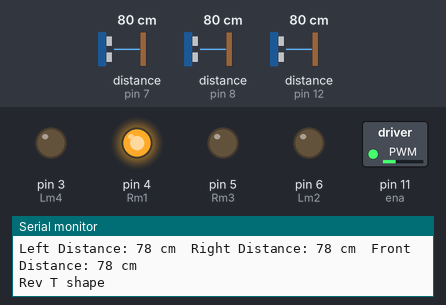
The sketch below on a simulated Arduino Uno, built with avr-gcc and run on an emulated ATmega328P. Shown: switched loads named in the sketch (green lamp = pin HIGH), output pins drawn as LEDs (lit = HIGH), the last lines printed to the serial monitor. Wiring (inferred from the names in the program): 3 × ultrasonic range finder: trigger pin 2, echo pin 7 / trigger pin 9, echo pin 8 / trigger pin 10, echo pin 12. Dashed ring = blinking. The test bench sets the inputs (shaded band); at power-on: distance to the obstacle (sensors on pin 8, pin 7, pin 12) 80 cm. The echo pulse lasts 58.3 µs per cm; pins used as bus, display or sensor lines are not drawn.

Above: at 1.3 s.
1.4 s: distance to the obstacle (sensor on pin 8) set to 2 cm
At 3.4 s:
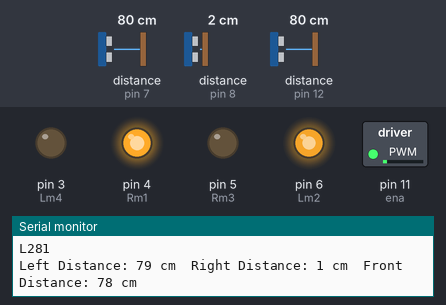
3.9 s: distance to the obstacle (sensor on pin 7) set to 13 cm
7.8 s: distance to the obstacle (sensor on pin 7) set to 10 cm
At 10.5 s:
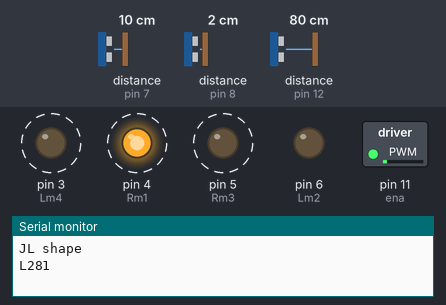
11.7 s: distance to the obstacle (sensor on pin 12) set to 43 cm
15.6 s: distance to the obstacle (sensor on pin 12) set to 34 cm
At 18.5 s:
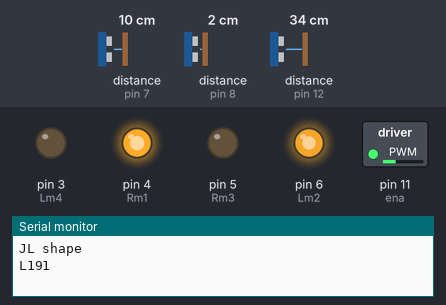
18.8 s: distance to the obstacle (sensor on pin 12) set to 18 cm
At 20.6 s:
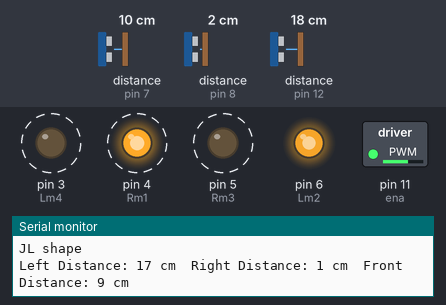
Timing chart, 0 to 23.7 s (numbered marks = the images above; inputs shaded):
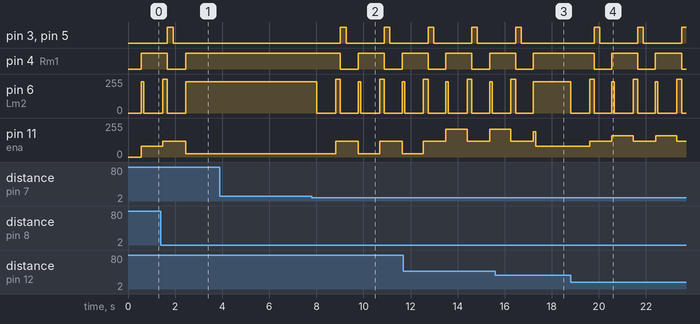

The sketch:

obstacleAvoidanceLeft.ino
```cpp
#define trigl 10
#define echol 12
#define trigr 9
#define echor 8
#define trigf 2
#define echof 7
#define Rm1 4
#define Rm3 5
#define Lm2 6
#define Lm4 3
#define ena 11

unsigned long nend, nstart;

void setup() {
  pinMode(trigl, OUTPUT);
  pinMode(echol, INPUT);
  pinMode(trigr, OUTPUT);
  pinMode(echor, INPUT);
  pinMode(trigf, OUTPUT);
  pinMode(echof, INPUT);
  pinMode(Rm1, OUTPUT);
  pinMode(Rm3, OUTPUT);
  pinMode(Lm2, OUTPUT);
  pinMode(Lm4, OUTPUT);
  pinMode(ena, OUTPUT);

  Serial.begin(9600);
}

int Lside() {
  digitalWrite(trigl, HIGH);
  delayMicroseconds(10);
  digitalWrite(trigl, LOW);
  int t = pulseIn(echol, HIGH);
  int d = t * 0.034 / 2;
  return d;
}

int Fside() {
  digitalWrite(trigf, HIGH);
  delayMicroseconds(10);
  digitalWrite(trigf, LOW);
  int t = pulseIn(echof, HIGH);
  int d = t * 0.034 / 2;
  return d;
}

int Rside() {
  digitalWrite(trigr, HIGH);
  delayMicroseconds(10);
  digitalWrite(trigr, LOW);
  int t = pulseIn(echor, HIGH);
  int d = t * 0.034 / 2;
  return d;
}

int checkShape() {
  int leftDist = Lside();
  int rightDist = Rside();
  int frontDist = Fside();

  Serial.print("Left Distance: ");
  Serial.print(leftDist);
  Serial.print(" cm\t");

  Serial.print("Right Distance: ");
  Serial.print(rightDist);
  Serial.print(" cm\t");

  Serial.print("Front Distance: ");
  Serial.print(frontDist);
  Serial.println(" cm");

  if (leftDist > 15 && rightDist > 15 && frontDist > 10) {
    Serial.println("Rev T shape");
    return 1;
  } else if (leftDist > 15 && rightDist > 15 && frontDist <= 10) {
    Serial.println("T shape");
    return 2;
  } else if (leftDist < 15 && rightDist > 15 && frontDist <= 10) {
    Serial.println("JR shape");
    return 3;
  } else if (leftDist > 15 && rightDist < 15 && frontDist <= 10) {
    Serial.println("JL shape");
    return 4;
  } else if (leftDist > 15 && rightDist < 15 && frontDist > 10) {
    Serial.println("FL shape");
    return 5;
  } else if (leftDist < 15 && rightDist > 15 && frontDist > 10) {
    Serial.println("FR shape");
    return 6;
  } else if (leftDist < 15 && rightDist < 15 && frontDist < 4) {
    Serial.println("UT shape");
    return 7;
  } else {
    Serial.println("Forward");
    return 8;
  }
}

void moveForward() {
  int L = 0;
  int R = 0;
  while (true) {
    int shapee = checkShape();
    L = Lside();
    R = Rside();
    if (((R > 3) && (R < 6)) || ((L < 6) && (3 < L))) {
      digitalWrite(Rm1, HIGH);
      digitalWrite(Rm3, LOW);
      analogWrite(Lm2, 235);
      analogWrite(Lm4, 0);
      analogWrite(ena, 80);
      delay(100);
    } else if (R > L) {
      digitalWrite(Rm1, HIGH);
      digitalWrite(Rm3, LOW);
      analogWrite(Lm2, 235);
      analogWrite(Lm4, 0);
      int d = 2 * (R - L);
      d = 105 - d;
      Serial.print("R");
      Serial.println(d);
      analogWrite(ena, d);
    } else if (L > R) {
      digitalWrite(Rm1, HIGH);
      digitalWrite(Rm3, LOW);
      analogWrite(Lm2, 235);
      analogWrite(Lm4, 0);
      int d = 2 * (L - R);
      d = 127 + d;
      Serial.print("L");
      Serial.println(d);
      analogWrite(ena, d);
    } else {
      digitalWrite(Rm1, HIGH);
      digitalWrite(Rm3, LOW);
      analogWrite(Lm2, 235);
      analogWrite(Lm4, 0);
      analogWrite(ena, 80);
    }
    if (shapee != 8 && shapee != 5) {
      break;
    }
  }
}

void justmovefwd() {
  digitalWrite(Rm1, HIGH);
  digitalWrite(Rm3, LOW);
  analogWrite(Lm2, 235);
  analogWrite(Lm4, 0);
  analogWrite(ena, 80);
}

void tr() {
  nstart = millis();
  nend = millis();
  while ((nend - nstart) <= 1025) {
    digitalWrite(Rm1, LOW);
    digitalWrite(Rm3, LOW);
    analogWrite(Lm2, 235);
    analogWrite(Lm4, 0);
    nend = millis();
  }
}

void tl() {
  nstart = millis();
  nend = millis();
  while ((nend - nstart) <= 800) {
    digitalWrite(Rm1, HIGH);
    digitalWrite(Rm3, LOW);
    digitalWrite(Lm2, LOW);
    digitalWrite(Lm4, LOW);
    nend = millis();
  }
}

void ut() {  // U-turn
  nstart = millis();
  nend = millis();
  while ((nend - nstart) <= 850) {
    digitalWrite(Rm1, HIGH);
    digitalWrite(Rm3, LOW);
    analogWrite(Lm2, 0);
    analogWrite(Lm4, 235);
    nend = millis();
  }
}

void moveback() {
  digitalWrite(Rm1, LOW);
  digitalWrite(Rm3, HIGH);
  digitalWrite(Lm2, LOW);
  digitalWrite(Lm4, HIGH);
  analogWrite(ena, 120);
}

void utr() {
  int ld = 0;
  int rd = 0;
  int x = 1;

  while (x) {
    Serial.println("utr 1");
    ld = Lside();
    rd = Rside();

    if (ld < 15 || rd < 15) {
      if (rd > ld) {
        digitalWrite(Rm1, LOW);  // Reverse right motor
        digitalWrite(Rm3, HIGH); // Reverse left motor
        digitalWrite(Lm2, LOW);
        digitalWrite(Lm4, HIGH);

        int d = 2 * (rd - ld);  // Speed adjustment based on the difference
        d = 127 - d;
        analogWrite(ena, 127);  // Adjust speed control here
      } else {
        int d = (ld - rd);
        d = d + 127;
        analogWrite(ena, 127);
        delay(150);
      }
      Serial.println("utr 2");
    } else {
      x = 0;  // Exit loop if both readings are greater than or equal to 15
      Serial.println("utr 3");
    }
  }

  stopMotors();

  digitalWrite(Rm1, LOW);  // Reverse right motor
  digitalWrite(Rm3, HIGH); // Reverse left motor
  digitalWrite(Lm2, LOW);
  digitalWrite(Lm4, HIGH);
  analogWrite(ena, 127);
  delay(150);

  stopMotors();

  if (rd > 15) {
    turnRight();
  } else {
    turnLeft();
  }
}

void turnRight() {
  tr();
  while (((nend - nstart) / 1000) <= 0.5) {
    digitalWrite(Rm1, HIGH);
    digitalWrite(Rm3, LOW);
    digitalWrite(Lm2, HIGH);
    digitalWrite(Lm4, LOW);
    analogWrite(ena, 120);
    nend = millis();
  }
  moveback();
  delay(220);
}

void turnLeft() {
  tl();
  while (((nend - nstart) / 1000) <= 0.5) {
    digitalWrite(Rm1, HIGH);
    digitalWrite(Rm3, LOW);
    digitalWrite(Lm2, HIGH);
    digitalWrite(Lm4, LOW);
    analogWrite(ena, 120);
    nend = millis();
  }
  moveback();
  delay(220);
}

void uTurn() {
  ut();
  while (((nend - nstart) / 1000) <= 0.5) {
    digitalWrite(Rm1, HIGH);
    digitalWrite(Rm3, LOW);
    digitalWrite(Lm2, HIGH);
    digitalWrite(Lm4, LOW);
    analogWrite(ena, 120);
    nend = millis();
  }
}

void stopMotors() {
  digitalWrite(Rm1, LOW);
  digitalWrite(Rm3, LOW);
  digitalWrite(Lm2, LOW);
  digitalWrite(Lm4, LOW);
}

void movebackforturn() {
  digitalWrite(Rm1, LOW);
  digitalWrite(Rm3, HIGH);
  digitalWrite(Lm2, LOW);
  digitalWrite(Lm4, HIGH);
  analogWrite(ena, 120);
  delay(150);
}

void loop() {
  int shape = checkShape();
  int L = 0;
  if (shape == 8 || shape == 6) {
    stopMotors();
    moveForward();
  } else if (shape == 3) {
    stopMotors();
    delay(500);
    moveForward();
    delay(100);
    turnRight();
  } else if (shape == 1 || shape == 2 || shape == 5 || shape == 4) {
    stopMotors();
    delay(500);
    moveForward();
    delay(100);
    int x = 1;
    while (x) {
      L = Lside();
      if (L < 38 && L > 30) {
        justmovefwd();
      } else {
        turnLeft();
        x = 0;
      }
    }
  } else {
    Serial.println("utr");
    stopMotors();
    delay(100);
    utr();
  }
}
```

Measured:
- the behaviour switches between 12 and 11 cm on distance to the obstacle (sensor on pin 7) (found by bisection; images 1 and 2)
- the behaviour switches between 39 and 38 cm on distance to the obstacle (sensor on pin 12) (found by bisection; images 2 and 3)
- after the input at 1.4 s, pin 6 (Lm2): goes on until 2.4 s, then stays 235/255
- after the input at 7.8 s, pin 3 (Lm4): alternates HIGH for 0.24 s and LOW for 1.6 s, starting after 1.2 s; pin 4 (Rm1): alternates HIGH for 1.1 s and LOW for 0.76 s, starting after 1.2 s
- after the input at 15.6 s, pin 3 (Lm4), pin 5 (Rm3): goes on until 16.7 s, then stays LOW; pin 4 (Rm1): goes on until 17.2 s, then stays HIGH; pin 6 (Lm2): goes on until 17.2 s, then stays 235/255
- after the input at 18.8 s, pin 3 (Lm4): alternates HIGH for 0.23 s and LOW for 1.6 s, starting after 1.0 s; pin 4 (Rm1): alternates HIGH for 1.1 s and LOW for 0.75 s, starting after 1.0 s
